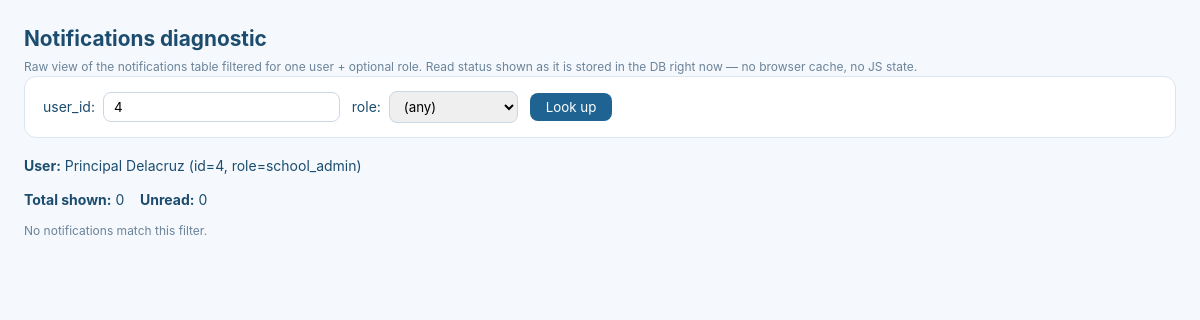
Screenshot of /csma_helpdesk/api/notifications_diag.php?user_id=4 with the database file from the repository.
### tables this page shows
CREATE TABLE `users` (
  `id` int(11) NOT NULL,
  `employee_id` varchar(50) DEFAULT NULL,
  `username` varchar(80) NOT NULL,
  `password` varchar(255) NOT NULL,
  `role` enum('admin','school_admin','dept_head','requester') NOT NULL,
  `full_name` varchar(150) NOT NULL,
  `email` varchar(150) DEFAULT NULL,
  `department` varchar(100) DEFAULT NULL,
  `department_id` int(11) DEFAULT NULL,
  `status` enum('Active','Inactive') NOT NULL DEFAULT 'Active',
  `is_active` tinyint(1) NOT NULL DEFAULT 1,
  `created_at` datetime NOT NULL DEFAULT current_timestamp()
);

### csma_helpdesk/api/notifications_diag.php (the view, shortened to what this page needs)
<?php
require_once 'config.php';
$userId = (int)($_GET['user_id'] ?? 0);
$role   = trim($_GET['role'] ?? '');
echo '<!doctype html><meta charset="utf-8"><title>Notifications diagnostic</title>';
echo '<h1>Notifications diagnostic</h1>';
echo '<div class="hint">Raw view of the notifications table filtered for one user + optional role. Read status shown as it is stored in the DB right now — no browser cache, no JS state.</div>';
echo '<form class="lookup" method="get">';
echo '  user_id: <input name="user_id" type="number" value="'.($userId?:'').'" placeholder="42">';
echo '  role: <select name="role"><option value="">(any)</option>';
echo '</select>';
echo '  <button type="submit">Look up</button>';
echo '</form>';
try {
    $u = $pdo->prepare("SELECT id, full_name, role FROM users WHERE id = :id");
    $u->execute([':id' => $userId]);
    $ur = $u->fetch();
    echo '<p><strong>User:</strong> '.htmlspecialchars($ur['full_name']).' (id='.$ur['id'].', role='.$ur['role'].')</p>';
    $sql = "SELECT id, target_role, target_user, event_type, title, description,
                   is_read, created_at
            FROM notifications
            WHERE target_user = :uid";
    $params = [':uid' => $userId];
    if ($role !== '') {
        $sql .= " OR target_role = :role";
        $params[':role'] = $role;
    } else {
        $sql .= " OR target_role = :urole";
        $params[':urole'] = $ur['role'];
    }
    $sql .= " ORDER BY created_at DESC LIMIT 60";
    $stmt = $pdo->prepare($sql);
    $stmt->execute($params);
    $rows = $stmt->fetchAll();
    $unread = 0; foreach ($rows as $r) if (!$r['is_read']) $unread++;
    echo '<p><strong>Total shown:</strong> '.count($rows).' &nbsp;&nbsp; <strong>Unread:</strong> '.$unread.'</p>';
    if (!$rows) {
        echo '<p class="hint">No notifications match this filter.</p>'; exit;
    }
} catch (PDOException $e) {
    echo '<pre style="color:#b23434">DB error: '.htmlspecialchars($e->getMessage()).'</pre>';
}

### csma_helpdesk/api/notifications_diag.php (style rules this page uses)
h1 { font-size:1.3rem;margin:0 0 6px; }
.lookup { background:#fff;padding:14px 18px;border-radius:12px;border:1px solid #dbe6f0;margin-bottom:18px; }
.lookup input,.lookup select { padding:6px 10px;border:1px solid #c9d8e6;border-radius:8px;margin:0 8px 0 4px;font-family:inherit; }
.lookup button { padding:6px 16px;background:#1f6392;color:#fff;border:none;border-radius:8px;cursor:pointer;font-family:inherit; }
.hint { color:#6b8399;font-size:12px;margin-top:4px; }

### rows the page displays
users: full_name "Principal Delacruz", id "4", role "school_admin"

### other values shown
count($rows) "0"
$unread "0"
